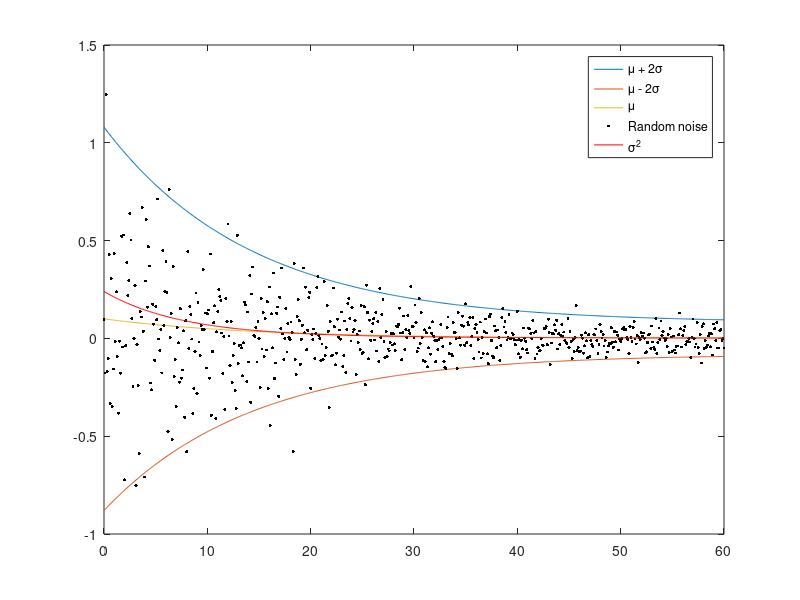

This figure's MATLAB source:
clear; close all; clc;
%% RANDOM DATA GENERATOR
step        =   0.1;
x           =   0:step:60;       % X Axis
incThres    =   52;
nSamples    =   round(1.5*length(x));
xSamples    =   datasample(x, nSamples, 'Replace', true);
indInc      =   find(x==incThres);
xInc        =   0:step:x(end)-incThres;

% Upper limit
uk          =   0.07;
ub          =   1;
uLimit      =   ub*exp(-uk*x)+0.08;  % 2-sigma
% ruLimit     =   exp(1*(xInc+x(indInc)-60));   % Increase at end
% ruLimit     =   ruLimit - ruLimit(1) + uLimit(indInc);
% uLimit(indInc:end)      =   ruLimit;

% Lower limit
lk          =   0.07;
lb          =   -0.8;
lLimit      =   lb*exp(-lk*x)-0.08;  % 2-sigma
% rlLimit     =   -exp(1*(xInc+x(indInc)-60)); % Increase at end
% rlLimit     =   rlLimit - rlLimit(1) + lLimit(indInc);
% lLimit(indInc:end)      =   rlLimit;

trueMean     =   (uLimit+lLimit)/2;

sigma       =   (uLimit-trueMean)./2;
trueVar     =   sigma.^2;
y           =   normrnd(trueMean, sigma);

figure;
plot(x, uLimit); hold on;
plot(x, lLimit); hold on;
plot(x, trueMean); hold on;
plot(x, y, 'k.','MarkerSize',7);
%plot(x, y2, 'r*','MarkerSize',3);
% plot(x, y2, 'r-');
plot(x, trueVar, 'r-');
legend('\mu + 2\sigma', '\mu - 2\sigma', '\mu', 'Random noise', '\sigma^2'); 

save('testData', 'x', 'y', 'trueMean', 'trueVar');

